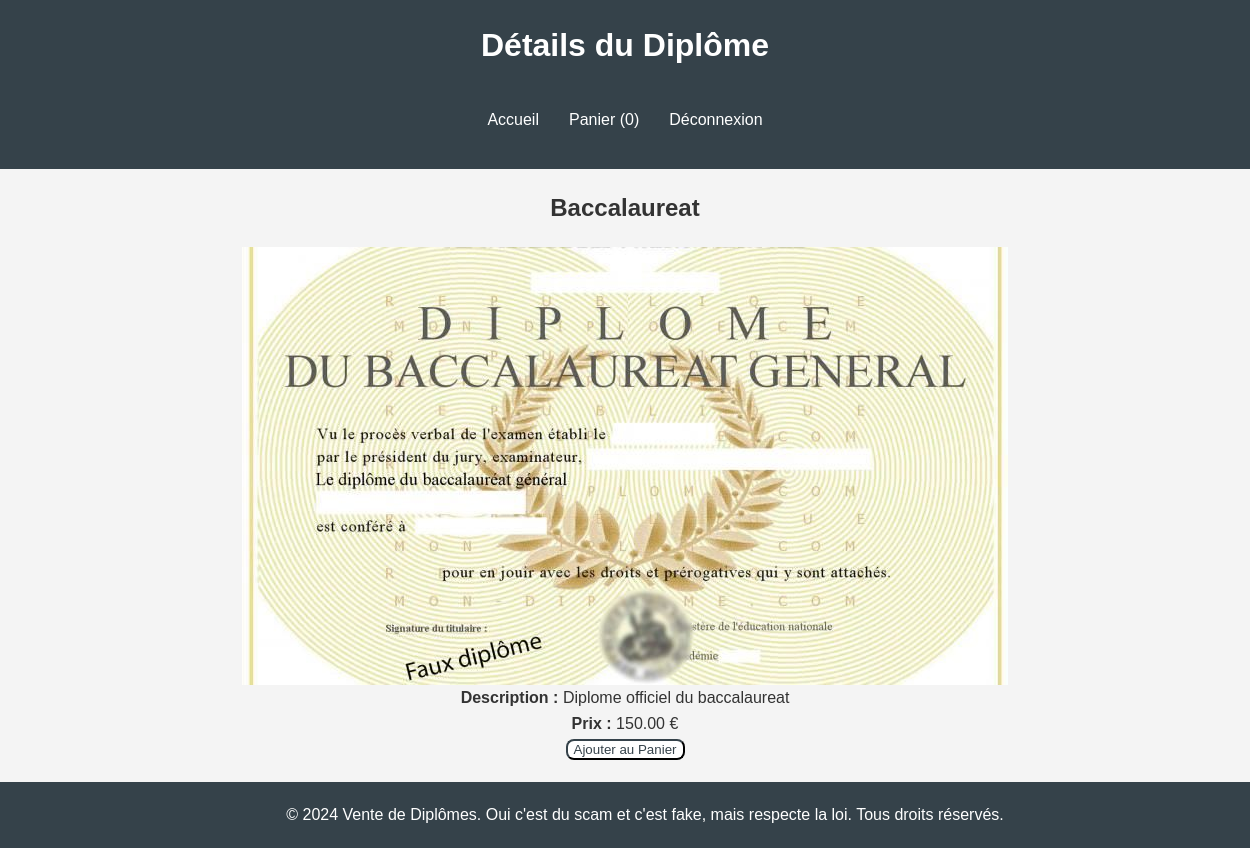
/projet/detail.php?titre=Baccalaureat (signed in), run on the app's committed database.
### tables this page shows
CREATE TABLE `diplome` (
  `id` int(11) NOT NULL,
  `Titre` varchar(255) NOT NULL,
  `Description` text NOT NULL,
  `Prix` decimal(10,2) NOT NULL,
  `Image` varchar(255) NOT NULL
);

### projet/detail.php (the view, shortened to what this page needs)
<?php
require_once 'config.php';
if (isset($_GET['titre'])) {
    $titre = $_GET['titre'];
    $sql = 'SELECT * FROM diplome WHERE Titre = :titre';
    $stmt = $pdo->prepare($sql);
    $stmt->execute([':titre' => $titre]);
    $diplome = $stmt->fetch(PDO::FETCH_ASSOC);
} else {
    echo "<p>Aucun diplôme spécifié.</p>";
    exit;
}
?>
<!DOCTYPE html>
<html lang="fr">
<head>
    <link rel="stylesheet" href="style.css">
</head>
<body>
    <header>
        <h1>Détails du Diplôme</h1>
        <nav>
            <ul>
                <li><a href="index.php">Accueil</a></li>
                <li><a href="panier.php">Panier (<span id="panier-compteur">0</span>)</a></li>
                <li><a href="logout.php">Déconnexion</a></li>
            </ul>
        </nav>
    </header>
    <main>
        <h2><?php echo $diplome['Titre']; ?></h2>
        <?php if (!empty($diplome['Image'])): ?>
            <img src="<?php echo $diplome['Image']; ?>" alt="<?php echo $diplome['Titre']; ?>" />
        <?php else: ?>
            <img src="default-image.jpg" alt="Image non disponible">
        <?php endif; ?>
        <p><strong>Description :</strong> <?php echo $diplome['Description']; ?></p>
        <p><strong>Prix :</strong> <?php echo $diplome['Prix']; ?> €</p>
        <form action="panier.php" method="post">
            <button type="submit">Ajouter au Panier</button>
        </form>
    </main>
    <footer>
        <p>&copy; 2024 Vente de Diplômes. Oui c'est du scam et c'est fake, mais respecte la loi. Tous droits réservés.</p>
    </footer>
</body>
</html>

### projet/style.css (style rules this page uses)
body, h1, h2, h3, p { margin: 0; padding: 0; }
body { font-family: 'Arial', sans-serif; line-height: 1.6; background-color: #f4f4f4; color: #333; overflow-x: hidden; }
header { background: #35424a; color: #ffffff; padding: 20px; text-align: center; }
nav { display: flex; justify-content: center; }
nav ul { list-style: none; padding: 0; display: flex; }
nav ul li { margin: 0 15px; }
nav ul li a { color: #ffffff; text-decoration: none; }
main { padding: 20px; display: flex; flex-direction: column; align-items: center; }
h1, h2 { margin-bottom: 20px; }
footer { display: flex; justify-content: center; align-items: center; padding: 20px; background: #35424a; color: #ffffff; position: relative; bottom: 0; width: 100%; }
button { background-color: #ffffff; border-radius: 8px; border-color: #35424a; color: #35424a; }

### data on the page
diplome: Titre "Baccalaureat", Image (picture), Description "Diplome officiel du baccalaureat", Prix "150.00"
